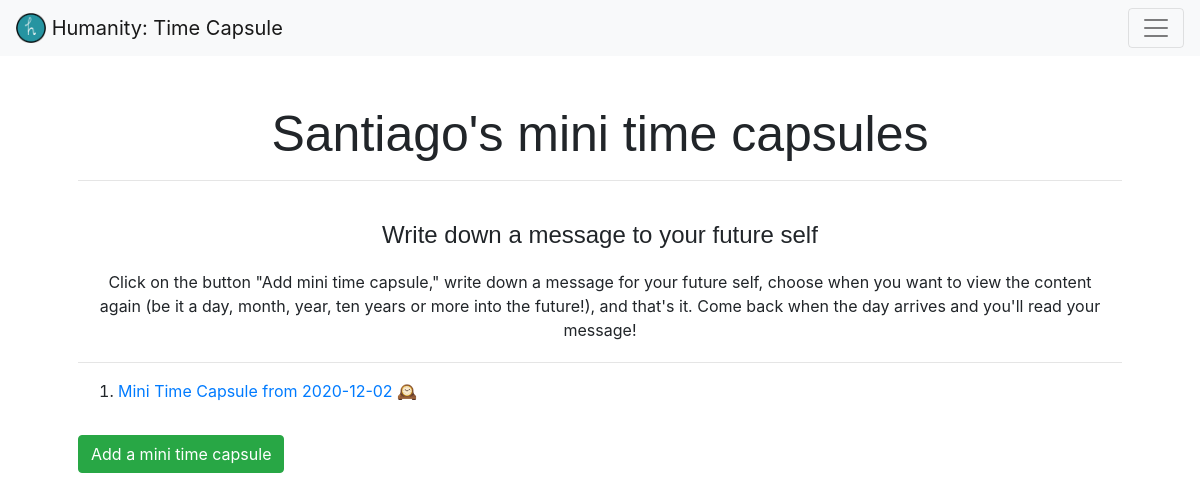
Page /minicapsule/ (signed in) on the earlier database version.
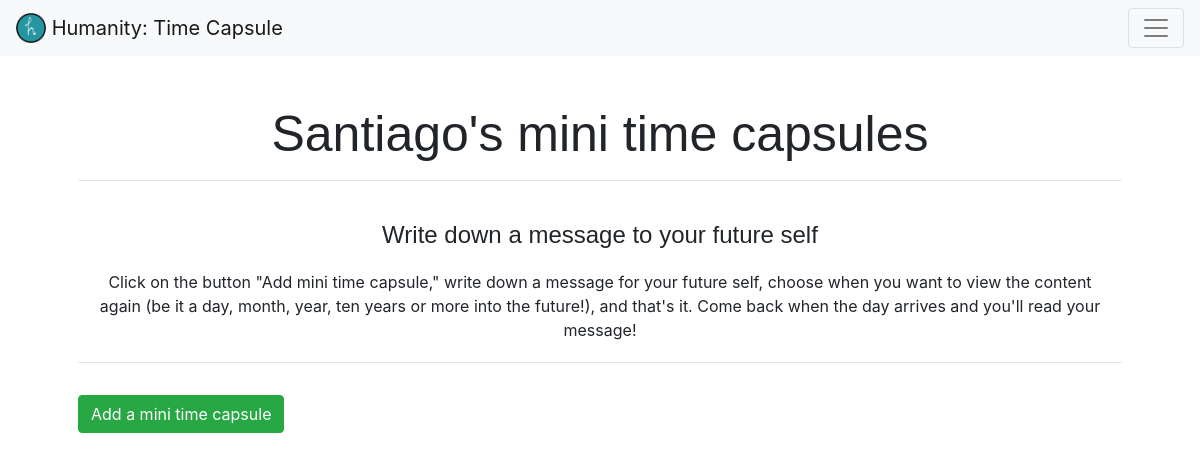
Same page on the later database version.
### capsule/models.py (models this page shows)
class MiniCapsule(models.Model):
    user_id = models.IntegerField()
    content = models.TextField()
    date_added = models.DateField(auto_now_add=True)
    time = models.DateField()
    created = models.DateTimeField(auto_now_add=True, auto_now=False)
    class Meta:
        ordering = ('-created',)
    def __str__(self):
        return f'Mini Time Capsule from {self.date_added}'

### capsule/views.py (the view, shortened to what this page needs)
# urls.py: path('minicapsule/', views.mini_capsule, name='mini_capsule'),
@login_required
def mini_capsule(request):
    capsules = MiniCapsule.objects.filter(user_id=request.user.pk)
    today = date.today()
    day, month, year = int(today.strftime('%d')), int(today.strftime('%m')), int(today.strftime('%Y'))
    unlocked = []
    for capsule in capsules:
        if year > int(capsule.time.year):
            unlocked.append(capsule)
        else:
            if month > int(capsule.time.month):
                unlocked.append(capsule)
            elif month == int(capsule.time.month) and day >= int(capsule.time.day):
                unlocked.append(capsule)
    return render(request, 'capsule/mini.html', {
        'capsules': unlocked,
        'form': addMiniCapsule()
    })

### capsule/templates/capsule/mini.html (shortened to what this page needs)
{% extends "capsule/layout.html" %}
{% load crispy_forms_tags %}
{% block pageHeader %}
    <h1>{{ user.first_name }}'s mini time capsules</h1>
{% endblock %}
{% block body %}
    <h4> Write down a message to your future self</h4>
    <p class="general_info">
        Click on the button "Add mini time capsule," write down a message for your future self, choose when
        you want to view the content again (be it a day, month, year, ten years or more into the future!), and
        that's it. Come back when the day arrives and you'll read your message!
    </p>
    <hr>
    {% if capsules %}
        <ol>
            {% for capsule in capsules %}
                <li class="my-2">
                    <a href="{% url 'capsule:view_capsule' capsule.pk %}">{{ capsule }} &#128368;</a>
                </li>
            {% endfor %}
        </ol>
    {% endif %}
    <button type="button" class="btn btn-success my-3" data-toggle="modal" data-target="#addCapsule">
        Add a mini time capsule
    </button>
{% endblock %}

Differences in the rows shown:
removed MiniCapsule: date_added "Mini Time Capsule from 2020-12-02"
